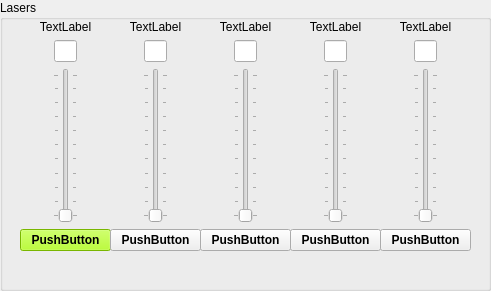
    <widget class="QGroupBox" name="LaserBox">
     <property name="geometry">
      <rect>
       <x>10</x>
       <y>10</y>
       <width>491</width>
       <height>291</height>
      </rect>
     </property>
     <property name="title">
      <string>Lasers</string>
     </property>
     <widget class="QWidget" name="layoutWidget">
      <property name="geometry">
       <rect>
        <x>20</x>
        <y>20</y>
        <width>91</width>
        <height>231</height>
       </rect>
      </property>
      <layout class="QVBoxLayout" name="verticalLayout0">
       <item>
        <widget class="QLabel" name="NameLaser_0">
         <property name="text">
          <string>TextLabel</string>
         </property>
         <property name="alignment">
          <set>Qt::AlignCenter</set>
         </property>
        </widget>
       </item>
       <item>
        <layout class="QHBoxLayout" name="horizontalLayout_6" stretch="0,0,0">
         <property name="spacing">
          <number>0</number>
         </property>
         <item>
          <spacer name="horizontalSpacer_11">
           <property name="orientation">
            <enum>Qt::Horizontal</enum>
           </property>
           <property name="sizeHint" stdset="0">
            <size>
             <width>40</width>
             <height>20</height>
            </size>
           </property>
          </spacer>
         </item>
         <item>
          <widget class="QLineEdit" name="EditIntensity_Laser_0">
           <property name="maximumSize">
            <size>
             <width>30</width>
             <height>16777215</height>
            </size>
           </property>
           <property name="alignment">
            <set>Qt::AlignCenter</set>
           </property>
          </widget>
         </item>
         <item>
          <spacer name="horizontalSpacer_12">
           <property name="orientation">
            <enum>Qt::Horizontal</enum>
           </property>
           <property name="sizeHint" stdset="0">
            <size>
             <width>40</width>
             <height>20</height>
            </size>
           </property>
          </spacer>
         </item>
        </layout>
       </item>
       <item>
        <layout class="QHBoxLayout" name="horizontalLayout_2">
         <property name="topMargin">
          <number>0</number>
         </property>
         <item>
          <spacer name="horizontalSpacer_3">
           <property name="orientation">
            <enum>Qt::Horizontal</enum>
           </property>
           <property name="sizeHint" stdset="0">
            <size>
             <width>40</width>
             <height>20</height>
            </size>
           </property>
          </spacer>
         </item>
         <item>
          <widget class="QSlider" name="SliderLaser_0">
           <property name="orientation">
            <enum>Qt::Vertical</enum>
           </property>
           <property name="tickPosition">
            <enum>QSlider::TicksBothSides</enum>
           </property>
           <property name="tickInterval">
            <number>10</number>
           </property>
          </widget>
         </item>
         <item>
          <spacer name="horizontalSpacer_4">
           <property name="orientation">
            <enum>Qt::Horizontal</enum>
           </property>
           <property name="sizeHint" stdset="0">
            <size>
             <width>40</width>
             <height>20</height>
            </size>
           </property>
          </spacer>
         </item>
        </layout>
       </item>
       <item>
        <widget class="QPushButton" name="PushLaser_0">
         <property name="palette">
          <palette>
           <active>
            <colorrole role="WindowText">
             <brush brushstyle="SolidPattern">
              <color alpha="255">
               <red>0</red>
               <green>0</green>
               <blue>0</blue>
              </color>
             </brush>
            </colorrole>
            <colorrole role="Button">
             <brush brushstyle="SolidPattern">
              <color alpha="255">
               <red>170</red>
               <green>255</green>
               <blue>0</blue>
              </color>
             </brush>
            </colorrole>
            <colorrole role="Light">
             <brush brushstyle="SolidPattern">
              <color alpha="255">
               <red>213</red>
               <green>255</green>
               <blue>127</blue>
              </color>
             </brush>
            </colorrole>
            <colorrole role="Midlight">
             <brush brushstyle="SolidPattern">
              <color alpha="255">
               <red>191</red>
               <green>255</green>
               <blue>63</blue>
              </color>
             </brush>
            </colorrole>
            <colorrole role="Dark">
             <brush brushstyle="SolidPattern">
              <color alpha="255">
               <red>85</red>
               <green>127</green>
               <blue>0</blue>
              </color>
             </brush>
            </colorrole>
            <colorrole role="Mid">
             <brush brushstyle="SolidPattern">
              <color alpha="255">
               <red>113</red>
               <green>170</green>
               <blue>0</blue>
              </color>
             </brush>
            </colorrole>
            <colorrole role="Text">
             <brush brushstyle="SolidPattern">
              <color alpha="255">
               <red>0</red>
               <green>0</green>
               <blue>0</blue>
              </color>
             </brush>
            </colorrole>
            <colorrole role="BrightText">
             <brush brushstyle="SolidPattern">
              <color alpha="255">
               <red>255</red>
               <green>255</green>
               <blue>255</blue>
              </color>
             </brush>
            </colorrole>
            <colorrole role="ButtonText">
             <brush brushstyle="SolidPattern">
              <color alpha="255">
               <red>0</red>
               <green>0</green>
               <blue>0</blue>
              </color>
             </brush>
            </colorrole>
            <colorrole role="Base">
             <brush brushstyle="SolidPattern">
              <color alpha="255">
               <red>255</red>
               <green>255</green>
               <blue>255</blue>
              </color>
             </brush>
            </colorrole>
            <colorrole role="Window">
             <brush brushstyle="SolidPattern">
              <color alpha="255">
               <red>170</red>
               <green>255</green>
               <blue>0</blue>
              </color>
             </brush>
            </colorrole>
            <colorrole role="Shadow">
             <brush brushstyle="SolidPattern">
              <color alpha="255">
               <red>0</red>
               <green>0</green>
               <blue>0</blue>
              </color>
             </brush>
            </colorrole>
            <colorrole role="AlternateBase">
             <brush brushstyle="SolidPattern">
              <color alpha="255">
               <red>212</red>
               <green>255</green>
               <blue>127</blue>
              </color>
             </brush>
            </colorrole>
            <colorrole role="ToolTipBase">
             <brush brushstyle="SolidPattern">
              <color alpha="255">
               <red>255</red>
               <green>255</green>
               <blue>220</blue>
              </color>
             </brush>
            </colorrole>
            <colorrole role="ToolTipText">
             <brush brushstyle="SolidPattern">
              <color alpha="255">
               <red>0</red>
               <green>0</green>
               <blue>0</blue>
              </color>
             </brush>
            </colorrole>
           </active>
           <inactive>
            <colorrole role="WindowText">
             <brush brushstyle="SolidPattern">
              <color alpha="255">
               <red>0</red>
               <green>0</green>
               <blue>0</blue>
              </color>
             </brush>
            </colorrole>
            <colorrole role="Button">
             <brush brushstyle="SolidPattern">
              <color alpha="255">
               <red>170</red>
               <green>255</green>
               <blue>0</blue>
              </color>
             </brush>
            </colorrole>
            <colorrole role="Light">
             <brush brushstyle="SolidPattern">
              <color alpha="255">
               <red>213</red>
               <green>255</green>
               <blue>127</blue>
              </color>
             </brush>
            </colorrole>
            <colorrole role="Midlight">
             <brush brushstyle="SolidPattern">
              <color alpha="255">
               <red>191</red>
               <green>255</green>
               <blue>63</blue>
              </color>
             </brush>
            </colorrole>
            <colorrole role="Dark">
             <brush brushstyle="SolidPattern">
              <color alpha="255">
               <red>85</red>
               <green>127</green>
               <blue>0</blue>
              </color>
             </brush>
            </colorrole>
            <colorrole role="Mid">
             <brush brushstyle="SolidPattern">
              <color alpha="255">
               <red>113</red>
               <green>170</green>
               <blue>0</blue>
              </color>
             </brush>
            </colorrole>
            <colorrole role="Text">
             <brush brushstyle="SolidPattern">
              <color alpha="255">
               <red>0</red>
               <green>0</green>
               <blue>0</blue>
              </color>
             </brush>
            </colorrole>
            <colorrole role="BrightText">
             <brush brushstyle="SolidPattern">
              <color alpha="255">
               <red>255</red>
               <green>255</green>
               <blue>255</blue>
              </color>
             </brush>
            </colorrole>
            <colorrole role="ButtonText">
             <brush brushstyle="SolidPattern">
              <color alpha="255">
               <red>0</red>
               <green>0</green>
               <blue>0</blue>
              </color>
             </brush>
            </colorrole>
            <colorrole role="Base">
             <brush brushstyle="SolidPattern">
              <color alpha="255">
               <red>255</red>
               <green>255</green>
               <blue>255</blue>
              </color>
             </brush>
            </colorrole>
            <colorrole role="Window">
             <brush brushstyle="SolidPattern">
              <color alpha="255">
               <red>170</red>
               <green>255</green>
               <blue>0</blue>
              </color>
             </brush>
            </colorrole>
            <colorrole role="Shadow">
             <brush brushstyle="SolidPattern">
              <color alpha="255">
               <red>0</red>
               <green>0</green>
               <blue>0</blue>
              </color>
             </brush>
            </colorrole>
            <colorrole role="AlternateBase">
             <brush brushstyle="SolidPattern">
              <color alpha="255">
               <red>212</red>
               <green>255</green>
               <blue>127</blue>
              </color>
             </brush>
            </colorrole>
            <colorrole role="ToolTipBase">
             <brush brushstyle="SolidPattern">
              <color alpha="255">
               <red>255</red>
               <green>255</green>
               <blue>220</blue>
              </color>
             </brush>
            </colorrole>
            <colorrole role="ToolTipText">
             <brush brushstyle="SolidPattern">
              <color alpha="255">
               <red>0</red>
               <green>0</green>
               <blue>0</blue>
              </color>
             </brush>
            </colorrole>
           </inactive>
           <disabled>
            <colorrole role="WindowText">
             <brush brushstyle="SolidPattern">
              <color alpha="255">
               <red>85</red>
               <green>127</green>
               <blue>0</blue>
              </color>
             </brush>
            </colorrole>
            <colorrole role="Button">
             <brush brushstyle="SolidPattern">
              <color alpha="255">
               <red>170</red>
               <green>255</green>
               <blue>0</blue>
              </color>
             </brush>
            </colorrole>
            <colorrole role="Light">
             <brush brushstyle="SolidPattern">
              <color alpha="255">
               <red>213</red>
               <green>255</green>
               <blue>127</blue>
              </color>
             </brush>
            </colorrole>
            <colorrole role="Midlight">
             <brush brushstyle="SolidPattern">
              <color alpha="255">
               <red>191</red>
               <green>255</green>
               <blue>63</blue>
              </color>
             </brush>
            </colorrole>
            <colorrole role="Dark">
             <brush brushstyle="SolidPattern">
              <color alpha="255">
               <red>85</red>
               <green>127</green>
               <blue>0</blue>
              </color>
             </brush>
            </colorrole>
            <colorrole role="Mid">
             <brush brushstyle="SolidPattern">
              <color alpha="255">
               <red>113</red>
               <green>170</green>
               <blue>0</blue>
              </color>
             </brush>
            </colorrole>
            <colorrole role="Text">
             <brush brushstyle="SolidPattern">
              <color alpha="255">
               <red>85</red>
               <green>127</green>
               <blue>0</blue>
              </color>
             </brush>
            </colorrole>
            <colorrole role="BrightText">
             <brush brushstyle="SolidPattern">
              <color alpha="255">
               <red>255</red>
               <green>255</green>
               <blue>255</blue>
              </color>
             </brush>
            </colorrole>
            <colorrole role="ButtonText">
             <brush brushstyle="SolidPattern">
              <color alpha="255">
               <red>85</red>
               <green>127</green>
               <blue>0</blue>
              </color>
             </brush>
            </colorrole>
            <colorrole role="Base">
             <brush brushstyle="SolidPattern">
              <color alpha="255">
               <red>170</red>
               <green>255</green>
               <blue>0</blue>
              </color>
             </brush>
            </colorrole>
            <colorrole role="Window">
             <brush brushstyle="SolidPattern">
              <color alpha="255">
               <red>170</red>
               <green>255</green>
               <blue>0</blue>
              </color>
             </brush>
            </colorrole>
            <colorrole role="Shadow">
             <brush brushstyle="SolidPattern">
              <color alpha="255">
               <red>0</red>
               <green>0</green>
               <blue>0</blue>
              </color>
             </brush>
            </colorrole>
            <colorrole role="AlternateBase">
             <brush brushstyle="SolidPattern">
              <color alpha="255">
               <red>170</red>
               <green>255</green>
               <blue>0</blue>
              </color>
             </brush>
            </colorrole>
            <colorrole role="ToolTipBase">
             <brush brushstyle="SolidPattern">
              <color alpha="255">
               <red>255</red>
               <green>255</green>
               <blue>220</blue>
              </color>
             </brush>
            </colorrole>
            <colorrole role="ToolTipText">
             <brush brushstyle="SolidPattern">
              <color alpha="255">
               <red>0</red>
               <green>0</green>
               <blue>0</blue>
              </color>
             </brush>
            </colorrole>
           </disabled>
          </palette>
         </property>
         <property name="font">
          <font>
           <weight>75</weight>
           <bold>true</bold>
          </font>
         </property>
         <property name="text">
          <string>PushButton</string>
         </property>
        </widget>
       </item>
      </layout>
     </widget>
     <widget class="QWidget" name="layoutWidget_2">
      <property name="geometry">
       <rect>
        <x>110</x>
        <y>20</y>
        <width>91</width>
        <height>231</height>
       </rect>
      </property>
      <layout class="QVBoxLayout" name="verticalLayout1">
       <item>
        <widget class="QLabel" name="NameLaser_1">
         <property name="text">
          <string>TextLabel</string>
         </property>
         <property name="alignment">
          <set>Qt::AlignCenter</set>
         </property>
        </widget>
       </item>
       <item>
        <layout class="QHBoxLayout" name="horizontalLayout_7" stretch="0,0,0">
         <property name="spacing">
          <number>0</number>
         </property>
         <item>
          <spacer name="horizontalSpacer_13">
           <property name="orientation">
            <enum>Qt::Horizontal</enum>
           </property>
           <property name="sizeHint" stdset="0">
            <size>
             <width>40</width>
             <height>20</height>
            </size>
           </property>
          </spacer>
         </item>
         <item>
          <widget class="QLineEdit" name="EditIntensity_Laser_1">
           <property name="maximumSize">
            <size>
             <width>30</width>
             <height>16777215</height>
            </size>
           </property>
           <property name="alignment">
            <set>Qt::AlignCenter</set>
           </property>
          </widget>
         </item>
         <item>
          <spacer name="horizontalSpacer_14">
           <property name="orientation">
            <enum>Qt::Horizontal</enum>
           </property>
           <property name="sizeHint" stdset="0">
            <size>
             <width>40</width>
             <height>20</height>
            </size>
           </property>
          </spacer>
         </item>
        </layout>
       </item>
       <item>
        <layout class="QHBoxLayout" name="horizontalLayout_3">
         <item>
          <spacer name="horizontalSpacer_5">
           <property name="orientation">
            <enum>Qt::Horizontal</enum>
           </property>
           <property name="sizeHint" stdset="0">
            <size>
             <width>40</width>
             <height>20</height>
            </size>
           </property>
          </spacer>
         </item>
         <item>
          <widget class="QSlider" name="SliderLaser_1">
           <property name="orientation">
            <enum>Qt::Vertical</enum>
           </property>
           <property name="tickPosition">
            <enum>QSlider::TicksBothSides</enum>
           </property>
           <property name="tickInterval">
            <number>10</number>
           </property>
          </widget>
         </item>
         <item>
          <spacer name="horizontalSpacer_6">
           <property name="orientation">
            <enum>Qt::Horizontal</enum>
           </property>
           <property name="sizeHint" stdset="0">
            <size>
             <width>40</width>
             <height>20</height>
            </size>
           </property>
          </spacer>
         </item>
        </layout>
       </item>
       <item>
        <widget class="QPushButton" name="PushLaser_1">
         <property name="font">
          <font>
           <weight>75</weight>
           <bold>true</bold>
          </font>
         </property>
         <property name="text">
          <string>PushButton</string>
         </property>
        </widget>
       </item>
      </layout>
     </widget>
     <widget class="QWidget" name="layoutWidget_3">
      <property name="geometry">
       <rect>
        <x>200</x>
        <y>20</y>
        <width>91</width>
        <height>231</height>
       </rect>
      </property>
      <layout class="QVBoxLayout" name="verticalLayout2">
       <item>
        <widget class="QLabel" name="NameLaser_2">
         <property name="text">
          <string>TextLabel</string>
         </property>
         <property name="alignment">
          <set>Qt::AlignCenter</set>
         </property>
        </widget>
       </item>
       <item>
        <layout class="QHBoxLayout" name="horizontalLayout_10" stretch="0,0,0">
         <property name="spacing">
          <number>0</number>
         </property>
         <item>
          <spacer name="horizontalSpacer_19">
           <property name="orientation">
            <enum>Qt::Horizontal</enum>
           </property>
           <property name="sizeHint" stdset="0">
            <size>
             <width>40</width>
             <height>20</height>
            </size>
           </property>
          </spacer>
         </item>
         <item>
          <widget class="QLineEdit" name="EditIntensity_Laser_2">
           <property name="maximumSize">
            <size>
             <width>30</width>
             <height>16777215</height>
            </size>
           </property>
           <property name="alignment">
            <set>Qt::AlignCenter</set>
           </property>
          </widget>
         </item>
         <item>
          <spacer name="horizontalSpacer_20">
           <property name="orientation">
            <enum>Qt::Horizontal</enum>
           </property>
           <property name="sizeHint" stdset="0">
            <size>
             <width>40</width>
             <height>20</height>
            </size>
           </property>
          </spacer>
         </item>
        </layout>
       </item>
       <item>
        <layout class="QHBoxLayout" name="horizontalLayout_4">
         <item>
          <spacer name="horizontalSpacer_7">
           <property name="orientation">
            <enum>Qt::Horizontal</enum>
           </property>
           <property name="sizeHint" stdset="0">
            <size>
             <width>40</width>
             <height>20</height>
            </size>
           </property>
          </spacer>
         </item>
         <item>
          <widget class="QSlider" name="SliderLaser_2">
           <property name="orientation">
            <enum>Qt::Vertical</enum>
           </property>
           <property name="tickPosition">
            <enum>QSlider::TicksBothSides</enum>
           </property>
           <property name="tickInterval">
            <number>10</number>
           </property>
          </widget>
         </item>
         <item>
          <spacer name="horizontalSpacer_8">
           <property name="orientation">
            <enum>Qt::Horizontal</enum>
           </property>
           <property name="sizeHint" stdset="0">
            <size>
             <width>40</width>
             <height>20</height>
            </size>
           </property>
          </spacer>
         </item>
        </layout>
       </item>
       <item>
        <widget class="QPushButton" name="PushLaser_2">
         <property name="font">
          <font>
           <weight>75</weight>
           <bold>true</bold>
          </font>
         </property>
         <property name="text">
          <string>PushButton</string>
         </property>
        </widget>
       </item>
      </layout>
     </widget>
     <widget class="QWidget" name="layoutWidget_4">
      <property name="geometry">
       <rect>
        <x>290</x>
        <y>20</y>
        <width>91</width>
        <height>231</height>
       </rect>
      </property>
      <layout class="QVBoxLayout" name="verticalLayout3">
       <item>
        <widget class="QLabel" name="NameLaser_3">
         <property name="text">
          <string>TextLabel</string>
         </property>
         <property name="alignment">
          <set>Qt::AlignCenter</set>
         </property>
        </widget>
       </item>
       <item>
        <layout class="QHBoxLayout" name="horizontalLayout_11" stretch="0,0,0">
         <property name="spacing">
          <number>0</number>
         </property>
         <item>
          <spacer name="horizontalSpacer_21">
           <property name="orientation">
            <enum>Qt::Horizontal</enum>
           </property>
           <property name="sizeHint" stdset="0">
            <size>
             <width>40</width>
             <height>20</height>
            </size>
           </property>
          </spacer>
         </item>
         <item>
          <widget class="QLineEdit" name="EditIntensity_Laser_3">
           <property name="maximumSize">
            <size>
             <width>30</width>
             <height>16777215</height>
            </size>
           </property>
           <property name="alignment">
            <set>Qt::AlignCenter</set>
           </property>
          </widget>
         </item>
         <item>
          <spacer name="horizontalSpacer_22">
           <property name="orientation">
            <enum>Qt::Horizontal</enum>
           </property>
           <property name="sizeHint" stdset="0">
            <size>
             <width>40</width>
             <height>20</height>
            </size>
           </property>
          </spacer>
         </item>
        </layout>
       </item>
       <item>
        <layout class="QHBoxLayout" name="horizontalLayout_5">
         <item>
          <spacer name="horizontalSpacer_9">
           <property name="orientation">
            <enum>Qt::Horizontal</enum>
           </property>
           <property name="sizeHint" stdset="0">
            <size>
             <width>40</width>
             <height>20</height>
            </size>
           </property>
          </spacer>
         </item>
         <item>
          <widget class="QSlider" name="SliderLaser_3">
           <property name="orientation">
            <enum>Qt::Vertical</enum>
           </property>
           <property name="tickPosition">
            <enum>QSlider::TicksBothSides</enum>
           </property>
           <property name="tickInterval">
            <number>10</number>
           </property>
          </widget>
         </item>
         <item>
          <spacer name="horizontalSpacer_10">
           <property name="orientation">
            <enum>Qt::Horizontal</enum>
           </property>
           <property name="sizeHint" stdset="0">
            <size>
             <width>40</width>
             <height>20</height>
            </size>
           </property>
          </spacer>
         </item>
        </layout>
       </item>
       <item>
        <widget class="QPushButton" name="PushLaser_3">
         <property name="font">
          <font>
           <weight>75</weight>
           <bold>true</bold>
          </font>
         </property>
         <property name="text">
          <string>PushButton</string>
         </property>
        </widget>
       </item>
      </layout>
     </widget>
     <widget class="QWidget" name="layoutWidget">
      <property name="geometry">
       <rect>
        <x>380</x>
        <y>20</y>
        <width>91</width>
        <height>231</height>
       </rect>
      </property>
      <layout class="QVBoxLayout" name="verticalLayout4">
       <item>
        <widget class="QLabel" name="NameLaser_4">
         <property name="text">
          <string>TextLabel</string>
         </property>
         <property name="alignment">
          <set>Qt::AlignCenter</set>
         </property>
        </widget>
       </item>
       <item>
        <layout class="QHBoxLayout" name="horizontalLayout_12" stretch="0,0,0">
         <property name="spacing">
          <number>0</number>
         </property>
         <item>
          <spacer name="horizontalSpacer_23">
           <property name="orientation">
            <enum>Qt::Horizontal</enum>
           </property>
           <property name="sizeHint" stdset="0">
            <size>
             <width>40</width>
             <height>20</height>
            </size>
           </property>
          </spacer>
         </item>
         <item>
          <widget class="QLineEdit" name="EditIntensity_Laser_4">
           <property name="maximumSize">
            <size>
             <width>30</width>
             <height>16777215</height>
            </size>
           </property>
           <property name="alignment">
            <set>Qt::AlignCenter</set>
           </property>
          </widget>
         </item>
         <item>
          <spacer name="horizontalSpacer_24">
           <property name="orientation">
            <enum>Qt::Horizontal</enum>
           </property>
           <property name="sizeHint" stdset="0">
            <size>
             <width>40</width>
             <height>20</height>
            </size>
           </property>
          </spacer>
         </item>
        </layout>
       </item>
       <item>
        <layout class="QHBoxLayout" name="horizontalLayout">
         <item>
          <spacer name="horizontalSpacer">
           <property name="orientation">
            <enum>Qt::Horizontal</enum>
           </property>
           <property name="sizeHint" stdset="0">
            <size>
             <width>40</width>
             <height>20</height>
            </size>
           </property>
          </spacer>
         </item>
         <item>
          <widget class="QSlider" name="SliderLaser_4">
           <property name="orientation">
            <enum>Qt::Vertical</enum>
           </property>
           <property name="tickPosition">
            <enum>QSlider::TicksBothSides</enum>
           </property>
           <property name="tickInterval">
            <number>10</number>
           </property>
          </widget>
         </item>
         <item>
          <spacer name="horizontalSpacer_2">
           <property name="orientation">
            <enum>Qt::Horizontal</enum>
           </property>
           <property name="sizeHint" stdset="0">
            <size>
             <width>40</width>
             <height>20</height>
            </size>
           </property>
          </spacer>
         </item>
        </layout>
       </item>
       <item>
        <widget class="QPushButton" name="PushLaser_4">
         <property name="font">
          <font>
           <weight>75</weight>
           <bold>true</bold>
          </font>
         </property>
         <property name="text">
          <string>PushButton</string>
         </property>
        </widget>
       </item>
      </layout>
     </widget>
    </widget>
